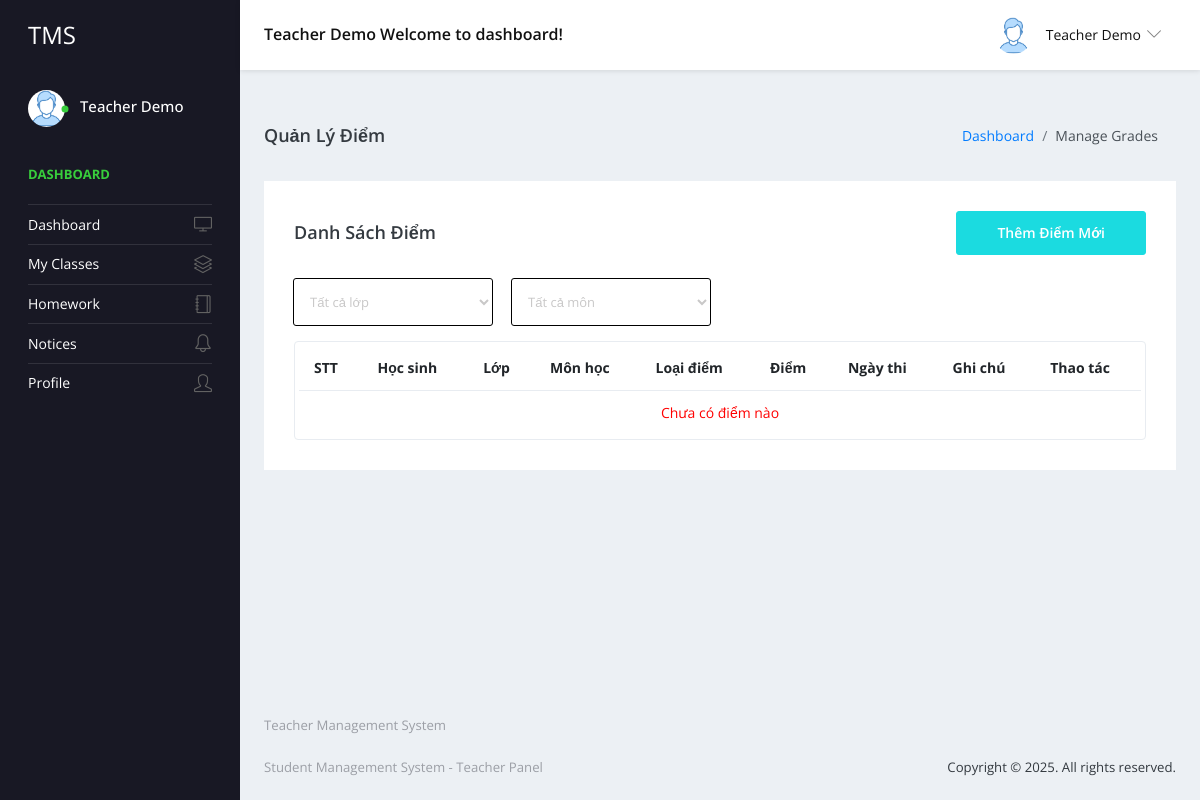
Before: /studentms/teacher/manage-grades.php (signed in) with the older database file.
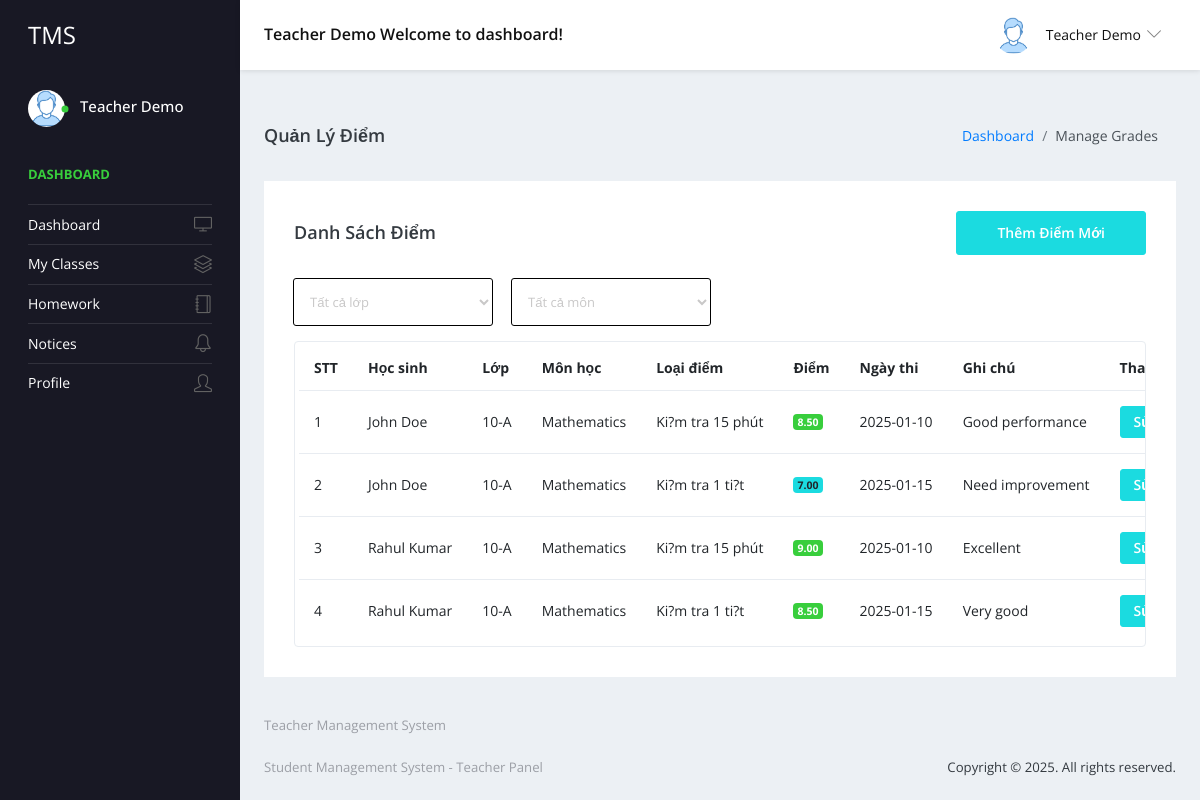
After: the same page with the newer database file.
### tables this page shows
CREATE TABLE `tblteacher` (
  `ID` int(10) NOT NULL,
  `TeacherName` varchar(120) DEFAULT NULL,
  `UserName` varchar(120) DEFAULT NULL,
  `MobileNumber` bigint(10) DEFAULT NULL,
  `Email` varchar(200) DEFAULT NULL,
  `Password` varchar(200) DEFAULT NULL,
  `TeacherRegdate` timestamp NULL DEFAULT current_timestamp()
);

CREATE TABLE `tblgrade` (
  `ID` int(10) NOT NULL AUTO_INCREMENT,
  `StudentID` int(10) NOT NULL,
  `SubjectID` int(10) NOT NULL,
  `ClassID` int(10) NOT NULL,
  `GradeTypeID` int(10) NOT NULL,
  `Score` decimal(4,2) NOT NULL,  
  `TeacherID` int(10) NOT NULL,
  `ExamDate` date NOT NULL,
  `Remarks` text NULL,
  `CreationDate` timestamp NULL DEFAULT current_timestamp(),
  `UpdateDate` timestamp NULL DEFAULT NULL ON UPDATE current_timestamp(),
  PRIMARY KEY (`ID`),
  FOREIGN KEY (`StudentID`) REFERENCES `tblstudent`(`ID`),
  FOREIGN KEY (`SubjectID`) REFERENCES `tblsubject`(`ID`),
  FOREIGN KEY (`ClassID`) REFERENCES `tblclass`(`ID`),
  FOREIGN KEY (`GradeTypeID`) REFERENCES `tblgradetype`(`ID`),
  FOREIGN KEY (`TeacherID`) REFERENCES `tblteacher`(`ID`)
);

CREATE TABLE `tblstudent` (
  `ID` int(10) NOT NULL,
  `StudentName` varchar(200) DEFAULT NULL,
  `StudentEmail` varchar(200) DEFAULT NULL,
  `StudentClass` varchar(100) DEFAULT NULL,
  `Gender` varchar(50) DEFAULT NULL,
  `DOB` date DEFAULT NULL,
  `StuID` varchar(200) DEFAULT NULL,
  `FatherName` mediumtext DEFAULT NULL,
  `MotherName` mediumtext DEFAULT NULL,
  `ContactNumber` bigint(10) DEFAULT NULL,
  `AltenateNumber` bigint(10) DEFAULT NULL,
  `Address` mediumtext DEFAULT NULL,
  `UserName` varchar(200) DEFAULT NULL,
  `Password` varchar(200) DEFAULT NULL,
  `Image` varchar(200) DEFAULT NULL,
  `DateofAdmission` timestamp NULL DEFAULT current_timestamp()
);

CREATE TABLE `tblclass` (
  `ID` int(5) NOT NULL,
  `ClassName` varchar(50) DEFAULT NULL,
  `Section` varchar(20) DEFAULT NULL,
  `CreationDate` timestamp NULL DEFAULT current_timestamp()
);

CREATE TABLE `tblsubject` (
  `ID` int(10) NOT NULL AUTO_INCREMENT,
  `SubjectName` varchar(100) NOT NULL,
  `SubjectCode` varchar(20) NOT NULL,
  `CreationDate` timestamp NULL DEFAULT current_timestamp(),
  PRIMARY KEY (`ID`)
);

CREATE TABLE `tblgradetype` (
  `ID` int(10) NOT NULL AUTO_INCREMENT,
  `TypeName` varchar(50) NOT NULL,
  `Weight` decimal(5,2) NOT NULL,  
  `CreationDate` timestamp NULL DEFAULT current_timestamp(),
  PRIMARY KEY (`ID`)
);

### studentms/teacher/manage-grades.php (the view, shortened to what the rows shown need)
<?php
include('includes/dbconnection.php');
if (strlen($_SESSION['teachermsaid']) == 0) {
    header('location:logout.php');
} else {
    $teacherid = $_SESSION['teachermsaid'];
?>
    <!DOCTYPE html>
    <html lang="en">
    <head>
        <link rel="stylesheet" href="vendors/simple-line-icons/css/simple-line-icons.css">
        <link rel="stylesheet" href="vendors/flag-icon-css/css/flag-icon.min.css">
        <link rel="stylesheet" href="vendors/css/vendor.bundle.base.css">
        <link rel="stylesheet" href="./css/style.css">
    </head>
    <body>
        <div class="container-scroller">
            <?php include_once('includes/header.php'); ?>
            <div class="container-fluid page-body-wrapper">
                <?php include_once('includes/sidebar.php'); ?>
                <div class="main-panel">
                    <div class="content-wrapper">
                        <div class="row">
                            <div class="col-md-12 grid-margin stretch-card">
                                <div class="card">
                                    <div class="card-body">
                                        <div class="table-responsive border rounded p-1">
                                            <table class="table">
                                                <thead>
                                                    <tr>
                                                        <th class="font-weight-bold">STT</th>
                                                        <th class="font-weight-bold">Học sinh</th>
                                                        <th class="font-weight-bold">Lớp</th>
                                                        <th class="font-weight-bold">Môn học</th>
                                                        <th class="font-weight-bold">Loại điểm</th>
                                                        <th class="font-weight-bold">Điểm</th>
                                                        <th class="font-weight-bold">Ngày thi</th>
                                                        <th class="font-weight-bold">Ghi chú</th>
                                                        <th class="font-weight-bold">Thao tác</th>
                                                    </tr>
                                                </thead>
                                                <tbody>
                                                    <?php
                                                    $sql = "SELECT g.*, s.StudentName, c.ClassName, c.Section,
                                                              sub.SubjectName, gt.TypeName
                                                       FROM tblgrade g
                                                       JOIN tblstudent s ON g.StudentID = s.ID
                                                       JOIN tblclass c ON g.ClassID = c.ID
                                                       JOIN tblsubject sub ON g.SubjectID = sub.ID
                                                       JOIN tblgradetype gt ON g.GradeTypeID = gt.ID
                                                       WHERE g.TeacherID = :teacherid
                                                       ORDER BY g.CreationDate DESC";
                                                    $query = $dbh->prepare($sql);
                                                    $query->bindParam(':teacherid', $teacherid, PDO::PARAM_INT);
                                                    $query->execute();
                                                    $results = $query->fetchAll(PDO::FETCH_OBJ);
                                                    $cnt = 1;
                                                    if ($query->rowCount() > 0) {
                                                        foreach ($results as $row) {
                                                    ?>
                                                            <tr>
                                                                <td><?php echo htmlentities($cnt); ?></td>
                                                                <td><?php echo htmlentities($row->StudentName); ?></td>
                                                                <td><?php echo htmlentities($row->ClassName . '-' . $row->Section); ?></td>
                                                                <td><?php echo htmlentities($row->SubjectName); ?></td>
                                                                <td><?php echo htmlentities($row->TypeName); ?></td>
                                                                <td>
                                                                    <span class="badge badge-<?php
                                                                                                if ($row->Score >= 8.5) echo 'success';
                                                                                                elseif ($row->Score >= 6.5) echo 'primary';
                                                                                                elseif ($row->Score >= 5.0) echo 'warning';
                                                                                                else echo 'danger';
                                                                                                ?>">
                                                                        <?php echo htmlentities($row->Score); ?>
                                                                    </span>
                                                                </td>
                                                                <td><?php echo htmlentities($row->ExamDate); ?></td>
                                                                <td><?php echo htmlentities($row->Remarks); ?></td>
                                                                <td>
                                                                    <a href="edit-grade.php?editid=<?php echo htmlentities($row->ID); ?>" class="btn btn-sm btn-primary">Sửa</a>
                                                                </td>
                                                            </tr>
                                                        <?php $cnt = $cnt + 1;
                                                        }
                                                    } else { ?>
                                                        <tr>
                                                            <td colspan="9" style="color:red; text-align:center;">Chưa có điểm nào</td>
                                                        </tr>
                                                    <?php } ?>
                                                </tbody>
                                            </table>
                                        </div>
                                    </div>
                                </div>
                            </div>
                        </div>
                    </div>
                </div>
            </div>
        </div>
    </body>
    </html>
<?php } ?>

### studentms/teacher/includes/header.php (shortened to what the rows shown need)
<nav class="navbar default-layout-navbar col-lg-12 col-12 p-0 fixed-top d-flex flex-row">
    </div><?php
            $tid = $_SESSION['teachermsaid'];
            $sql = "SELECT * from tblteacher where ID=:tid";
            $query = $dbh->prepare($sql);
            $query->bindParam(':tid', $tid, PDO::PARAM_STR);
            $query->execute();
            $results = $query->fetchAll(PDO::FETCH_OBJ);
            if ($query->rowCount() > 0) {
                foreach ($results as $row) {               ?>
            <div class="navbar-menu-wrapper d-flex align-items-center flex-grow-1">
                <h5 class="mb-0 font-weight-medium d-none d-lg-flex"><?php echo htmlentities($row->TeacherName); ?> Welcome to dashboard!</h5>
                <ul class="navbar-nav navbar-nav-right ml-auto">
                    <li class="nav-item dropdown d-none d-xl-inline-flex user-dropdown">
                        <a class="nav-link dropdown-toggle" id="UserDropdown" href="#" data-toggle="dropdown" aria-expanded="false">
                            <img class="img-xs rounded-circle ml-2" src="images/faces/face8.jpg" alt="Profile image">
                            <span class="font-weight-normal"> <?php echo htmlentities($row->TeacherName); ?> </span>
                        </a>
                            </div><?php $cnt = $cnt + 1;
                                }
                            } ?>
                    </li>
                </ul>
            </div>
</nav>

### studentms/teacher/includes/sidebar.php (shortened to what the rows shown need)
<nav class="sidebar sidebar-offcanvas" id="sidebar">
    <ul class="nav">
        <li class="nav-item nav-profile">
            <a href="#" class="nav-link">
                <div class="text-wrapper">
                    <?php
                    $tid = $_SESSION['teachermsaid'];
                    $sql = "SELECT * from tblteacher where ID=:tid";
                    $query = $dbh->prepare($sql);
                    $query->bindParam(':tid', $tid, PDO::PARAM_STR);
                    $query->execute();
                    $results = $query->fetchAll(PDO::FETCH_OBJ);
                    if ($query->rowCount() > 0) {
                        foreach ($results as $row) {               ?>
                            <p class="profile-name"><?php echo htmlentities($row->TeacherName); ?></p>
                            <p class="designation"><?php echo htmlentities($row->TeacherEmail); ?></p><?php $cnt = $cnt + 1;
                                                                                                    }
                                                                                                } ?>
                </div>
            </a>
        </li>
    </ul>
</nav>

Changed rows visible on the page:
added tblgrade: StudentID.StudentName "John Doe", ClassID.Section "10-A", SubjectID.SubjectName "Mathematics", GradeTypeID.TypeName "Ki?m tra 15 phút", Score "8.50", ExamDate "2025-01-10", Remarks "Good performance"
added tblgrade: StudentID.StudentName "John Doe", ClassID.Section "10-A", SubjectID.SubjectName "Mathematics", GradeTypeID.TypeName "Ki?m tra 1 ti?t", Score "7.00", ExamDate "2025-01-15", Remarks "Need improvement"
added tblgrade: StudentID.StudentName "Rahul Kumar", ClassID.Section "10-A", SubjectID.SubjectName "Mathematics", GradeTypeID.TypeName "Ki?m tra 15 phút", Score "9.00", ExamDate "2025-01-10", Remarks "Excellent"
added tblgrade: StudentID.StudentName "Rahul Kumar", ClassID.Section "10-A", SubjectID.SubjectName "Mathematics", GradeTypeID.TypeName "Ki?m tra 1 ti?t", Score "8.50", ExamDate "2025-01-15", Remarks "Very good"
Other visible differences:
text no longer shown: "Chưa có điểm nào"
